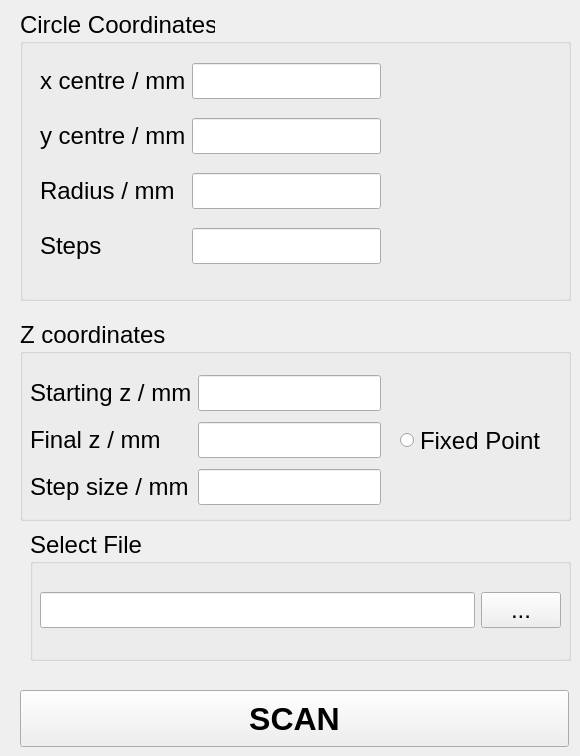
    <widget class="QWidget" name="tab_5">
     <attribute name="title">
      <string>Multipoles</string>
     </attribute>
     <widget class="QGroupBox" name="groupBox_10">
      <property name="geometry">
       <rect>
        <x>20</x>
        <y>10</y>
        <width>551</width>
        <height>291</height>
       </rect>
      </property>
      <property name="font">
       <font>
        <pointsize>18</pointsize>
       </font>
      </property>
      <property name="title">
       <string>Circle Coordinates</string>
      </property>
      <widget class="QWidget" name="gridLayoutWidget_6">
       <property name="geometry">
        <rect>
         <x>20</x>
         <y>40</y>
         <width>341</width>
         <height>231</height>
        </rect>
       </property>
       <layout class="QGridLayout" name="gridLayout_7">
        <item row="0" column="0">
         <widget class="QLabel" name="label_27">
          <property name="text">
           <string>x centre / mm</string>
          </property>
         </widget>
        </item>
        <item row="0" column="1">
         <widget class="QLineEdit" name="multipole_x_Centre_Edit"/>
        </item>
        <item row="1" column="1">
         <widget class="QLineEdit" name="multipole_y_centre_Edit"/>
        </item>
        <item row="2" column="0">
         <widget class="QLabel" name="label_29">
          <property name="text">
           <string>Radius / mm</string>
          </property>
         </widget>
        </item>
        <item row="1" column="0">
         <widget class="QLabel" name="label_28">
          <property name="text">
           <string>y centre / mm</string>
          </property>
         </widget>
        </item>
        <item row="2" column="1">
         <widget class="QLineEdit" name="multipole_radius_Edit"/>
        </item>
        <item row="3" column="0">
         <widget class="QLabel" name="label_33">
          <property name="text">
           <string>Steps</string>
          </property>
         </widget>
        </item>
        <item row="3" column="1">
         <widget class="QLineEdit" name="multipoles_steps_Edit"/>
        </item>
       </layout>
      </widget>
     </widget>
     <widget class="QGroupBox" name="groupBox_11">
      <property name="geometry">
       <rect>
        <x>20</x>
        <y>320</y>
        <width>551</width>
        <height>201</height>
       </rect>
      </property>
      <property name="font">
       <font>
        <pointsize>18</pointsize>
       </font>
      </property>
      <property name="title">
       <string>Z coordinates </string>
      </property>
      <widget class="QWidget" name="gridLayoutWidget_7">
       <property name="geometry">
        <rect>
         <x>10</x>
         <y>50</y>
         <width>351</width>
         <height>142</height>
        </rect>
       </property>
       <layout class="QGridLayout" name="gridLayout_8">
        <item row="2" column="0">
         <widget class="QLabel" name="label_32">
          <property name="text">
           <string>Step size / mm</string>
          </property>
         </widget>
        </item>
        <item row="1" column="0">
         <widget class="QLabel" name="label_31">
          <property name="text">
           <string>Final z / mm</string>
          </property>
         </widget>
        </item>
        <item row="0" column="0">
         <widget class="QLabel" name="label_30">
          <property name="text">
           <string>Starting z / mm</string>
          </property>
         </widget>
        </item>
        <item row="0" column="1">
         <widget class="QLineEdit" name="multipoles_z0_Edit"/>
        </item>
        <item row="1" column="1">
         <widget class="QLineEdit" name="multipoles_z1_Edit"/>
        </item>
        <item row="2" column="1">
         <widget class="QLineEdit" name="multipoles_dz_Edit"/>
        </item>
       </layout>
      </widget>
      <widget class="QRadioButton" name="multipoles_z_radio">
       <property name="geometry">
        <rect>
         <x>380</x>
         <y>100</y>
         <width>171</width>
         <height>41</height>
        </rect>
       </property>
       <property name="toolTip">
        <string>Scan at fixed x coordinate</string>
       </property>
       <property name="text">
        <string>Fixed Point</string>
       </property>
      </widget>
     </widget>
     <widget class="QGroupBox" name="groupBox_12">
      <property name="geometry">
       <rect>
        <x>30</x>
        <y>530</y>
        <width>541</width>
        <height>131</height>
       </rect>
      </property>
      <property name="font">
       <font>
        <pointsize>18</pointsize>
       </font>
      </property>
      <property name="title">
       <string>Select File</string>
      </property>
      <widget class="QWidget" name="layoutWidget_3">
       <property name="geometry">
        <rect>
         <x>10</x>
         <y>40</y>
         <width>521</width>
         <height>81</height>
        </rect>
       </property>
       <layout class="QHBoxLayout" name="horizontalLayout_4">
        <item>
         <widget class="QLineEdit" name="multipoles_filenameEdit">
          <property name="toolTip">
           <string>File name</string>
          </property>
         </widget>
        </item>
        <item>
         <widget class="QPushButton" name="multipoles_selectfileButton">
          <property name="toolTip">
           <string>Select file location</string>
          </property>
          <property name="text">
           <string>...</string>
          </property>
         </widget>
        </item>
       </layout>
      </widget>
     </widget>
     <widget class="QPushButton" name="multipoles_scanButton">
      <property name="geometry">
       <rect>
        <x>20</x>
        <y>690</y>
        <width>549</width>
        <height>57</height>
       </rect>
      </property>
      <property name="font">
       <font>
        <pointsize>24</pointsize>
        <weight>75</weight>
        <bold>true</bold>
       </font>
      </property>
      <property name="toolTip">
       <string>&lt;html&gt;&lt;head/&gt;&lt;body&gt;&lt;p&gt;Begin scan in 3D&lt;/p&gt;&lt;/body&gt;&lt;/html&gt;</string>
      </property>
      <property name="text">
       <string>SCAN</string>
      </property>
     </widget>
    </widget>
